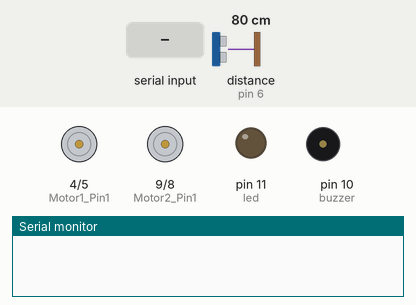
This sketch was run on a simulated Arduino Uno, built with avr-gcc and run on an emulated ATmega328P. Parts: motor-driver pin pairs drawn as motors (green arrow = first pin HIGH = forward, orange = second pin HIGH = backward, longer = more drive, scaled by the enable pin), output pins drawn as LEDs (lit = HIGH), buzzer (waves = sounding), the last lines printed to the serial monitor. The inputs (shaded band) are chosen by the test bench; at power-on: distance to the obstacle (sensor on pin 6) 80 cm. The echo pulse lasts 58.3 µs per cm; pins used as bus, display or sensor lines are not drawn.

Above: at 1.2 s.
1.3 s: "w" received over Serial
At 3.1 s:
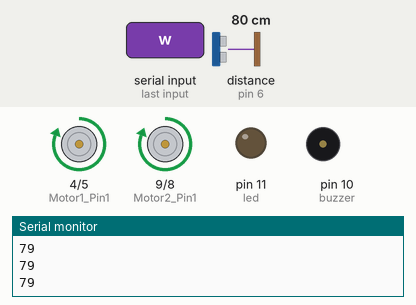
3.8 s: "s" received over Serial
At 6.0 s:
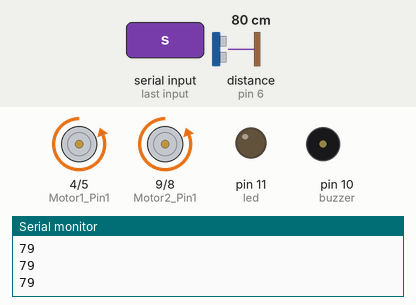
6.3 s: "a" received over Serial
At 8.1 s:
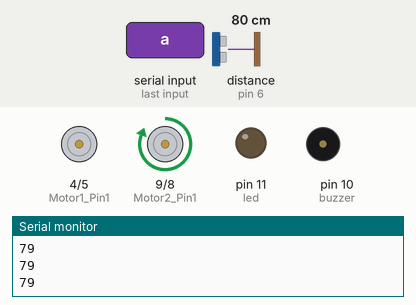
8.8 s: "d" received over Serial
At 11.2 s:
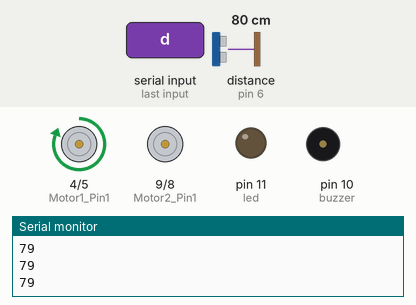
Timing chart, 0 to 12.3 s (numbered marks = the images above; inputs shaded):
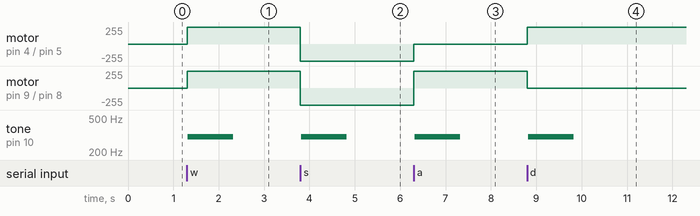

The sketch:

RC_Car.ino
```cpp
#include<stdio.h>
#define led 11
#define echoPin 6
#define trigPin 7
#define buzzer 10
int duration;
int distance;
int FirstDistance=0;
int SecondDistance=0;

//int Time = 2.0;
//int delayedtime = 1000*Time;

//Left Motor Pins
int Enable1 = 2;
int Motor1_Pin1 = 4;
int Motor1_Pin2 = 5;

//Right Motor Pins
int Motor2_Pin1 = 9;
int Motor2_Pin2 = 8;
int Enable2 = 12;

char direction; //variable to store the data
int speed; //Variable to control the speed of motor
int velo;

int getdistance()
{
    digitalWrite(trigPin, LOW);
    delayMicroseconds(2);
    digitalWrite(trigPin, HIGH);
    delayMicroseconds(10);
    digitalWrite(trigPin, LOW);
    duration = pulseIn(echoPin, HIGH);
    distance = duration * 0.034 / 2; // Speed of sound wave divided by 2
    Serial.println(distance);
    return distance;
}

int carspeed()
{
    FirstDistance = getdistance(); //get the first distance
    delay(1000);
    SecondDistance = getdistance(); //gets the second distance
    speed = (FirstDistance - SecondDistance)/1;
    return speed;
}

void check(){
    //conditions based on distance of the car from obstacle
    if(getdistance() < 150 && getdistance() > 100)
        digitalWrite(led, HIGH);
    else if(getdistance() < 100 && getdistance() > 50){
      tone(buzzer, 300);
        delay(1000);
        noTone(buzzer);
        delay(1000);
    }
    //decreasing speed as a function of distance
    else if(getdistance() < 50){
        map(velo, 0, getdistance(), 0, carspeed());
        analogWrite(Enable1, velo);
        analogWrite(Enable2, velo);
    }
}

void setup()
{
  //Set the baud rate of serial communication and bluetooth module at same rate.
    Serial.begin(9600);
//  bluetooth.begin(9600);

  //Setting the L298N, LED, Buzzer, UDS pins as output and input pins.
    pinMode(Motor1_Pin1, OUTPUT);
    pinMode(Motor1_Pin2, OUTPUT);
    pinMode(Enable1, OUTPUT);
    pinMode(Motor2_Pin1, OUTPUT);
    pinMode(Motor2_Pin2, OUTPUT);
    pinMode(Enable2, OUTPUT);
    pinMode(buzzer, OUTPUT);
    pinMode(led, OUTPUT);
    pinMode(trigPin, OUTPUT);
    pinMode(echoPin, INPUT);

  //Setting the enable pins as HIGH.
    digitalWrite(Enable1, HIGH);
    digitalWrite(Enable2, HIGH);
}

void loop(){
//  if(bluetooth.available() > 0){  //Checking if there is some data available or not
    direction = Serial.read();   //Storing the data in the 'command' variable
   // Serial.println(direction);      //Printing it on the serial monitor

    //Change pin mode only if new command is different from previous.
    switch(direction){
    case 'w':  //Moving the Car Forward
        digitalWrite(Motor2_Pin1, HIGH);
        digitalWrite(Motor2_Pin2, LOW);
        digitalWrite(Motor1_Pin1, HIGH);
        digitalWrite(Motor1_Pin2, LOW);
        check();
        break;
    case 's':  //Moving the Car Backward
        digitalWrite(Motor2_Pin1, LOW);
        digitalWrite(Motor2_Pin2, HIGH);
        digitalWrite(Motor1_Pin1, LOW);
        digitalWrite(Motor1_Pin2, HIGH);
        check();
        break;
    case 'a':  //Moving the Car Left
        digitalWrite(Motor1_Pin1, LOW);
        digitalWrite(Motor1_Pin2, LOW);
        digitalWrite(Motor2_Pin1, HIGH);
        digitalWrite(Motor2_Pin2, LOW);
        check();
        break;
    case 'd':   //Moving the Car Right
        digitalWrite(Motor1_Pin2, LOW);
        digitalWrite(Motor1_Pin1, HIGH);
        digitalWrite(Motor2_Pin1, LOW);
        digitalWrite(Motor2_Pin2, LOW);
        check();
        break;
    case 'q':   //Stop
        digitalWrite(Motor2_Pin2, LOW);
        digitalWrite(Motor2_Pin1, LOW);
        digitalWrite(Motor1_Pin2, LOW);
        digitalWrite(Motor1_Pin1, LOW);
        break;
    }
  }
```

Measured:
- after the input at 1.3 s, motor on pin 4 (Motor1_Pin1) / pin 5 (Motor1_Pin2), motor on pin 9 (Motor2_Pin1) / pin 8 (Motor2_Pin2): stopped → forward 255/255 at once; tone on pin 10 (buzzer): silent → 300 Hz at once, → silent 1.0 s later
- after the input at 3.8 s, motor on pin 4 (Motor1_Pin1) / pin 5 (Motor1_Pin2), motor on pin 9 (Motor2_Pin1) / pin 8 (Motor2_Pin2): forward 255/255 → backward 255/255 at once; tone on pin 10 (buzzer): silent → 300 Hz at once, → silent 1.0 s later
- after the input at 6.3 s, motor on pin 4 (Motor1_Pin1) / pin 5 (Motor1_Pin2): backward 255/255 → stopped at once; motor on pin 9 (Motor2_Pin1) / pin 8 (Motor2_Pin2): backward 255/255 → forward 255/255 at once; tone on pin 10 (buzzer): silent → 300 Hz at once, → silent 1.0 s later
- after the input at 8.8 s, motor on pin 4 (Motor1_Pin1) / pin 5 (Motor1_Pin2): stopped → forward 255/255 at once; motor on pin 9 (Motor2_Pin1) / pin 8 (Motor2_Pin2): forward 255/255 → stopped at once; tone on pin 10 (buzzer): silent → 300 Hz at once, → silent 1.0 s later
